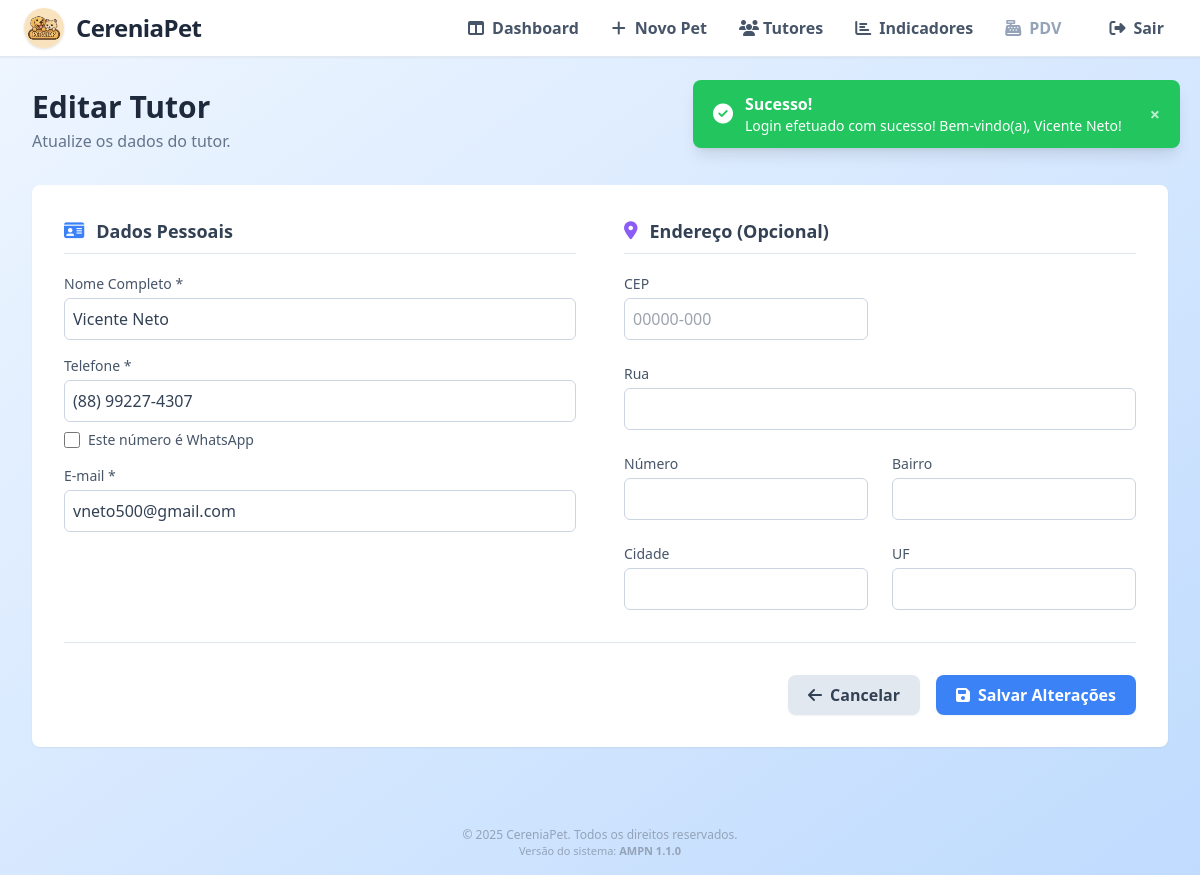
/tutores/editar_tutor.php?id=7 (signed in), run on an earlier commit of the app's database.
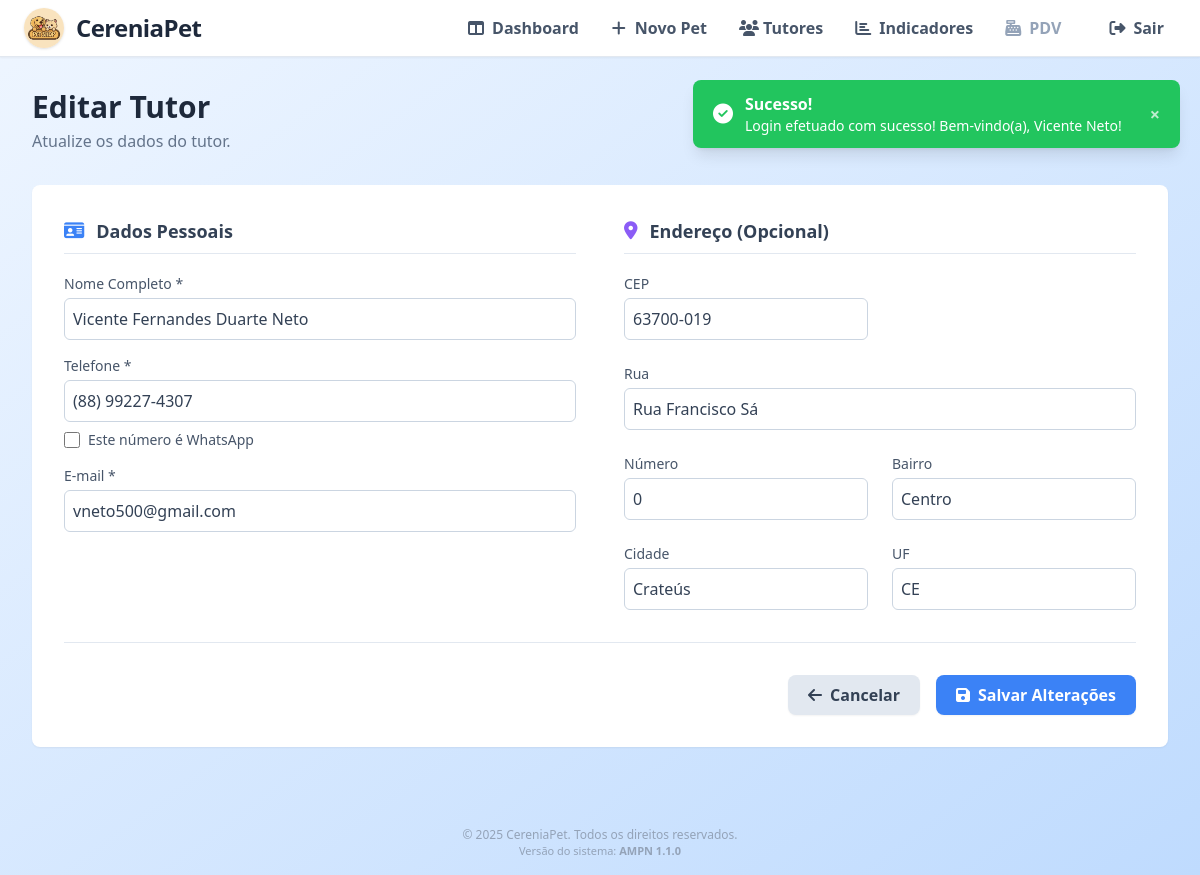
And on a later commit of the database.
### tables this page shows
CREATE TABLE `tutores` (
  `id` int(11) NOT NULL,
  `nome` varchar(100) NOT NULL,
  `email` varchar(100) NOT NULL,
  `telefone` varchar(20) NOT NULL,
  `atualizado_em` timestamp NULL DEFAULT NULL ON UPDATE current_timestamp(),
  `cep` varchar(9) DEFAULT NULL,
  `rua` varchar(100) DEFAULT NULL,
  `numero` varchar(10) DEFAULT NULL,
  `bairro` varchar(60) DEFAULT NULL,
  `cidade` varchar(60) DEFAULT NULL,
  `uf` varchar(2) DEFAULT NULL
);

### tutores/editar_tutor.php (the view, shortened to what the changed rows need)
<?php
include "../config/config.php";
$tutorId = $_GET['id'];
$stmt = $pdo->prepare("SELECT * FROM tutores WHERE id = ?");
$stmt->execute([$tutorId]);
$tutor = $stmt->fetch(PDO::FETCH_ASSOC);
?>
<!DOCTYPE html>
<html lang="pt-br">
<head>
    <link rel="stylesheet" href="https://cdnjs.cloudflare.com/ajax/libs/font-awesome/6.5.0/css/all.min.css">
    <script src="https://cdn.tailwindcss.com"></script>
</head>
<body class="min-h-screen bg-gradient-to-br from-blue-50 to-blue-200 flex flex-col">
    <main class="flex-1 w-full p-4 md:p-6 lg:p-8">
        <div class="mb-8 animate-fade-in">
            <h1 class="text-3xl font-bold text-slate-800">Editar Tutor</h1>
        </div>
        <div class="bg-white p-6 md:p-8 rounded-lg shadow-sm animate-fade-in">
            <form method="POST" id="form-tutor">
                <div class="grid grid-cols-1 lg:grid-cols-2 lg:gap-12">
                    <div class="space-y-5">
                        <div class="space-y-4">
                            <div>
                                <label class="block text-sm font-medium text-slate-600 mb-1">Nome Completo *</label>
                                <input type="text" name="nome" value="<?= htmlspecialchars($tutor['nome']) ?>" required
                                       class="w-full p-2 border border-slate-300 rounded-md focus:outline-none focus:ring-2 focus:ring-blue-500 text-slate-700" placeholder="Nome do tutor">
                            </div>
                            <div>
                                <label class="block text-sm font-medium text-slate-600 mb-1">Telefone *</label>
                                <input type="text" name="telefone" value="<?= htmlspecialchars($tutor['telefone']) ?>" required
                                       class="w-full p-2 border border-slate-300 rounded-md focus:outline-none focus:ring-2 focus:ring-blue-500 text-slate-700" placeholder="(00) 00000-0000" oninput="mascaraTelefone(this)" maxlength="15">
                                <div class="mt-2 flex items-center">
                                    <input type="checkbox" id="telefone_is_whatsapp" name="telefone_is_whatsapp" value="Sim" <?= ($tutor['telefone_is_whatsapp'] ?? 'Não') === 'Sim' ? 'checked' : '' ?> class="h-4 w-4 rounded border-gray-300 text-blue-600 focus:ring-blue-500">
                                    <label for="telefone_is_whatsapp" class="ml-2 text-sm text-slate-600">Este número é WhatsApp</label>
                                </div>
                            </div>
                            <div>
                                <label class="block text-sm font-medium text-slate-600 mb-1">E-mail *</label>
                                <input type="email" name="email" value="<?= htmlspecialchars($tutor['email']) ?>" required
                                       class="w-full p-2 border border-slate-300 rounded-md focus:outline-none focus:ring-2 focus:ring-blue-500 text-slate-700" placeholder="email@exemplo.com">
                            </div>
                        </div>
                    </div>
                    <div class="space-y-5 mt-8 lg:mt-0">
                        <div class="grid grid-cols-1 sm:grid-cols-2 gap-6">
                            <div class="sm:col-span-1">
                                <label class="block text-sm font-medium text-slate-600 mb-1">CEP</label>
                                <input type="text" name="cep" id="cep" maxlength="9"
                                       value="<?= isset($tutor['cep']) ? htmlspecialchars($tutor['cep']) : '' ?>"
                                       class="w-full p-2 border border-slate-300 rounded-md focus:outline-none focus:ring-2 focus:ring-blue-500 text-slate-700" oninput="formatarCep(this)" onblur="buscarCep()" placeholder="00000-000">
                            </div>
                            <div class="sm:col-span-2">
                                <label class="block text-sm font-medium text-slate-600 mb-1">Rua</label>
                                <input type="text" name="rua" id="rua"
                                       value="<?= isset($tutor['rua']) ? htmlspecialchars($tutor['rua']) : '' ?>"
                                       class="w-full p-2 border border-slate-300 rounded-md focus:outline-none focus:ring-2 focus:ring-blue-500 text-slate-700">
                            </div>
                            <div class="sm:col-span-1">
                                <label class="block text-sm font-medium text-slate-600 mb-1">Número</label>
                                <input type="text" name="numero" id="numero"
                                       value="<?= isset($tutor['numero']) ? htmlspecialchars($tutor['numero']) : '' ?>"
                                       class="w-full p-2 border border-slate-300 rounded-md focus:outline-none focus:ring-2 focus:ring-blue-500 text-slate-700">
                            </div>
                            <div class="sm:col-span-1">
                                <label class="block text-sm font-medium text-slate-600 mb-1">Bairro</label>
                                <input type="text" name="bairro" id="bairro"
                                       value="<?= isset($tutor['bairro']) ? htmlspecialchars($tutor['bairro']) : '' ?>"
                                       class="w-full p-2 border border-slate-300 rounded-md focus:outline-none focus:ring-2 focus:ring-blue-500 text-slate-700">
                            </div>
                            <div class="sm:col-span-1">
                                <label class="block text-sm font-medium text-slate-600 mb-1">Cidade</label>
                                <input type="text" name="cidade" id="cidade"
                                       value="<?= isset($tutor['cidade']) ? htmlspecialchars($tutor['cidade']) : '' ?>"
                                       class="w-full p-2 border border-slate-300 rounded-md focus:outline-none focus:ring-2 focus:ring-blue-500 text-slate-700">
                            </div>
                            <div class="sm:col-span-1">
                                <label class="block text-sm font-medium text-slate-600 mb-1">UF</label>
                                <input type="text" name="uf" id="uf" maxlength="2"
                                       value="<?= isset($tutor['uf']) ? htmlspecialchars($tutor['uf']) : '' ?>"
                                       class="w-full p-2 border border-slate-300 rounded-md focus:outline-none focus:ring-2 focus:ring-blue-500 text-slate-700">
                            </div>
                        </div>
                    </div>
                </div>
            </form>
        </div>
    </main>
</body>
</html>

What changed in the data, as far as the page shows it:
changed tutores "vneto500@gmail.com": nome "Vicente Neto" → "Vicente Fernandes Duarte Neto"; cep (not shown) → "63700-019"; rua (not shown) → "Rua Francisco Sá"; numero (not shown) → "0"; bairro (not shown) → "Centro"; cidade (not shown) → "Crateús"; uf (not shown) → "CE"
